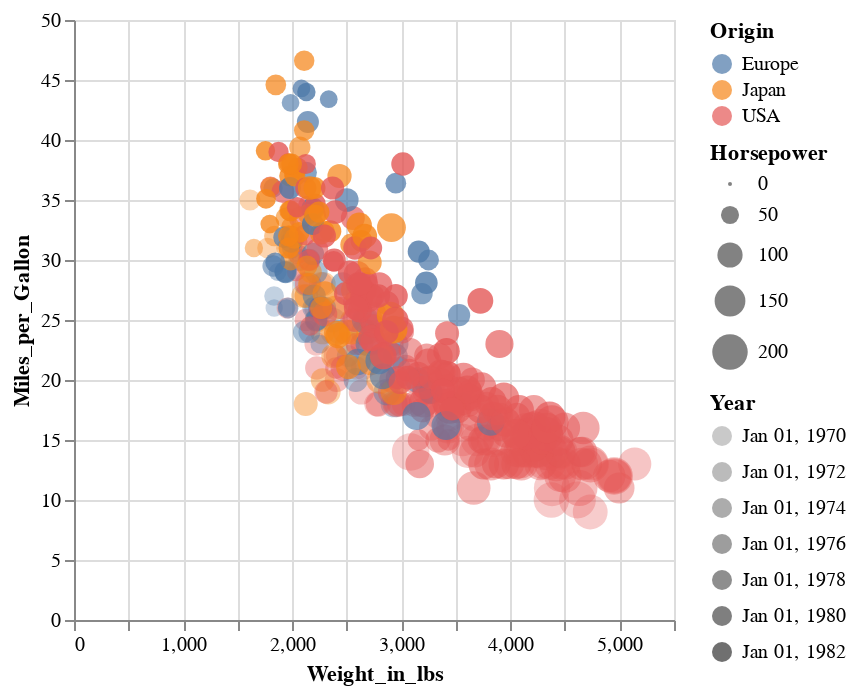

Here is the notebook cell this chart was saved with:
### Markdown cell above
Less is more. Even if we encode 'five dimensions' of the data, for example supplying `"Horsepower"` for the size and `"Year"` for the opacity, the resulting chart does not readily convey much additional information.

### Code cell
alt.Chart(df).mark_circle().encode(
    alt.X("Weight_in_lbs"),
    alt.Y("Miles_per_Gallon"),
    alt.Color("Origin"),
    alt.Size("Horsepower"),
    alt.Opacity("Year"),
    tooltip=["Name", "Weight_in_lbs","Miles_per_Gallon" ]
)

### Figure 1 — Vega-Lite specification as saved in the notebook (floating-point values rounded to 4 significant figures; data arrays with more than 128 entries replaced by an {"elided": "..."} marker saying what was removed)
{"config": {"view": {"continuousWidth": 300, "continuousHeight": 300}}, "data": {"name": "data-583e73726c1545c56c203344161a975c"}, "mark": {"type": "circle"}, "encoding": {"color": {"field": "Origin", "type": "nominal"}, "opacity": {"field": "Year", "type": "temporal"}, "size": {"field": "Horsepower", "type": "quantitative"}, "tooltip": [{"field": "Name", "type": "nominal"}, {"field": "Weight_in_lbs", "type": "quantitative"}, {"field": "Miles_per_Gallon", "type": "quantitative"}], "x": {"field": "Weight_in_lbs", "type": "quantitative"}, "y": {"field": "Miles_per_Gallon", "type": "quantitative"}}, "$schema": "https://vega.github.io/schema/vega-lite/v5.20.1.json", "datasets": {"data-583e73726c1545c56c203344161a975c": {"elided": "406 records"}}}
